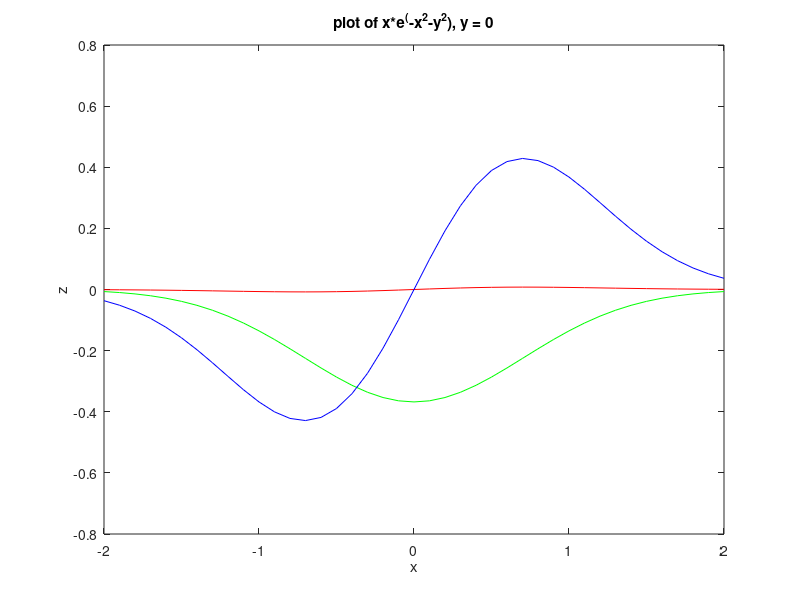

The MATLAB source for this figure:
x = [-2:0.1:2];
y = [-2:0.1:2];
[X, Y]=meshgrid(x, y);
G = X.*exp(-X.*X-Y.*Y);
surfc(X,Y,G);
title('plot of x*e^(-x^2-y^2)');
xlabel('x');ylabel('y');zlabel('z');

y1 = -2;
G1 = x.*exp(-x.*x-y1.*y1);
plot(x,G1,'r');
title('plot of x*e^(-x^2-y^2), y = -2');
xlabel('x');ylabel('z');
hold on

x1 = -1;
G1 = x1.*exp(-x1.*x1-y.*y);
plot(y,G1,'g');
title('plot of x*e^(-x^2-y^2), x = -1');
xlabel('y');ylabel('z');

y2 = 0;
G1 = x.*exp(-x.*x-y2.*y2);
plot(x,G1,'b');
title('plot of x*e^(-x^2-y^2), y = 0');
xlabel('x');ylabel('z');

[maxx, maxpos] = max(G);
[maximum, pos] = max(maxx);
maxpos(pos)
pos
maximum

[minx, minpos] = min(G);
[minimum, pos] = min(minx);
minpos(pos)
pos
minimum
